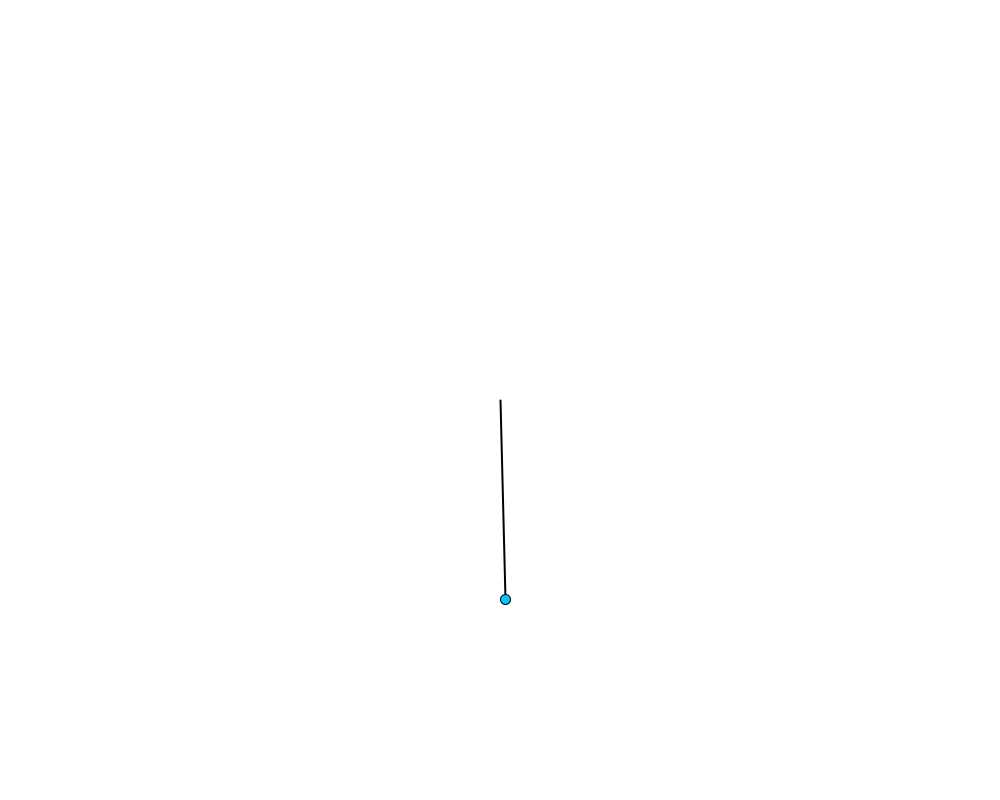
Frame 1 (no input)
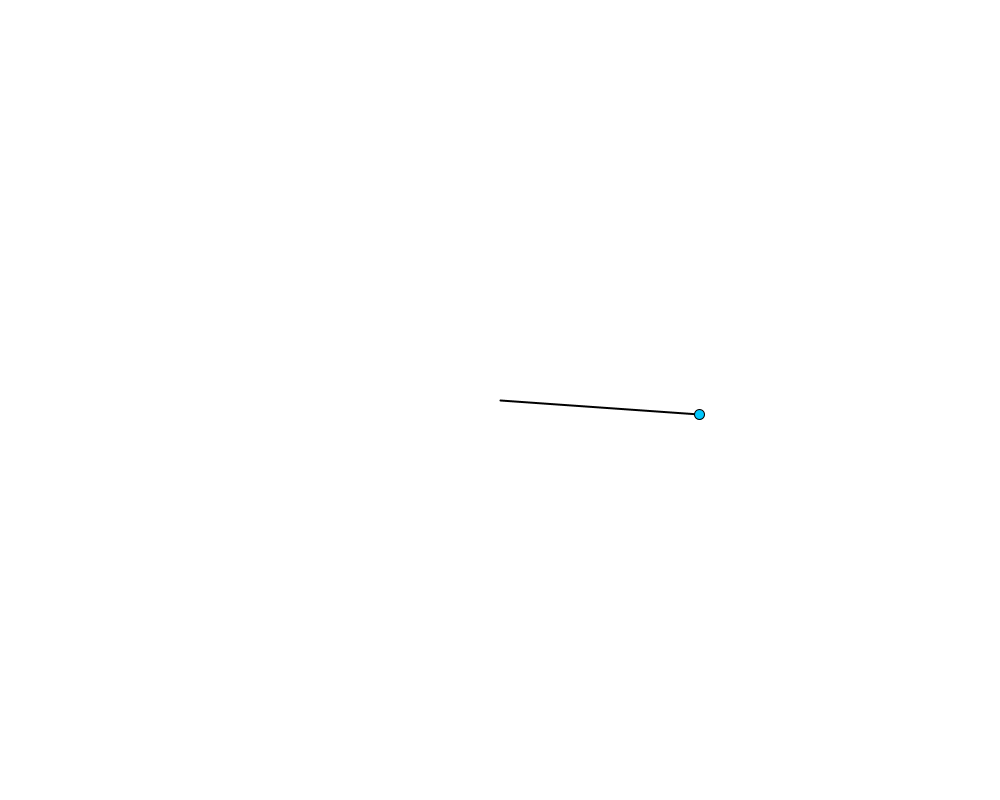
Frame 60 (the mouse pressed at the canvas centre just before this capture)
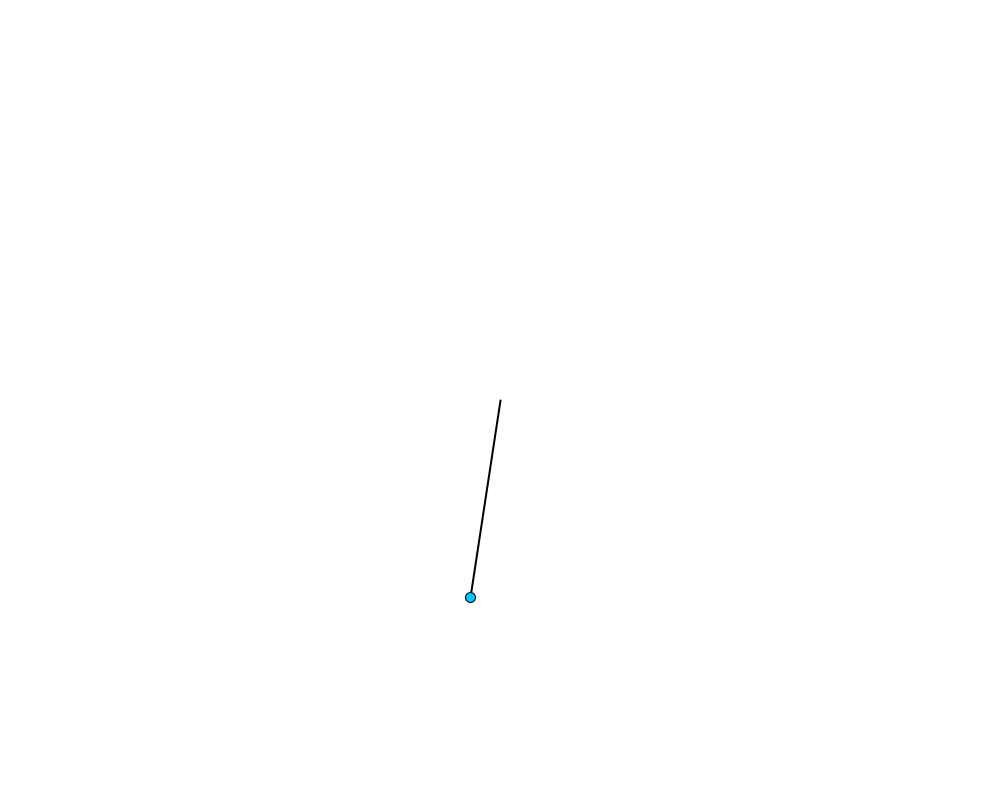
Frame 120 (the mouse held since frame 60 and released just before this capture)

The Processing sketch that drew these frames (run headless with seeded random() and noise(); from frame 60 on, the mouse is pressed at the canvas centre):

// Processing sketch: sketch_7_23_2024_11_17
// ── sketch_7_23_2024_11_17.pde
//Objective: to simulate a simple pendulum 

float bobRadius = 10; 
float stringLength = 200; 
float amplitude = 200; 
float T = 4; 
float x = width/2; 
float y = height/2; 

void setup()
{
  size(1000, 800); 
  
}

void draw()
{
  background(255, 255, 255); 
   x = amplitude*sin(radians((TWO_PI/T)*frameCount)); 
   y = stringLength*cos(asin(x/stringLength)); 
   strokeWeight(2); 
   translate(width/2, height/2); 
   line(0, 0, x, y); 
   strokeWeight(1); 
   fill(0, 200, 255); 
   ellipse(x, y, bobRadius, bobRadius); 
  //println(x); 
   
}
